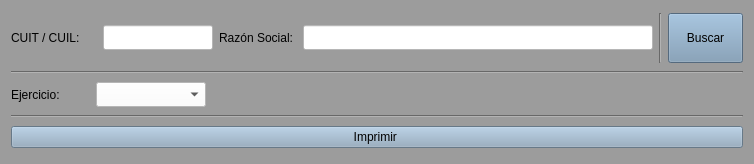
<?xml version="1.0" encoding="UTF-8"?>
<ui version="4.0">
 <class>form_reporte_diario_gral</class>
 <widget class="QWidget" name="form_reporte_diario_gral">
  <property name="geometry">
   <rect>
    <x>0</x>
    <y>0</y>
    <width>754</width>
    <height>164</height>
   </rect>
  </property>
  <property name="minimumSize">
   <size>
    <width>750</width>
    <height>164</height>
   </size>
  </property>
  <property name="maximumSize">
   <size>
    <width>754</width>
    <height>164</height>
   </size>
  </property>
  <property name="windowTitle">
   <string>Reporte Diario General</string>
  </property>
  <property name="styleSheet">
   <string notr="true">font: 10pt &quot;Liberation Sans&quot;;
color: rgb(0, 0, 0);
background-color: rgb(156, 156, 156);
selection-background-color: rgb(164, 190, 221);
selection-color: rgb(0, 0, 0);</string>
  </property>
  <layout class="QGridLayout" name="gridLayout">
   <item row="0" column="0">
    <layout class="QHBoxLayout" name="horizontalLayout_17">
     <item>
      <layout class="QHBoxLayout" name="horizontalLayout_15">
       <item>
        <widget class="QLabel" name="label_15">
         <property name="text">
          <string>CUIT / CUIL: </string>
         </property>
        </widget>
       </item>
       <item>
        <widget class="QLineEdit" name="lne_cuit">
         <property name="minimumSize">
          <size>
           <width>110</width>
           <height>25</height>
          </size>
         </property>
         <property name="maximumSize">
          <size>
           <width>110</width>
           <height>25</height>
          </size>
         </property>
         <property name="styleSheet">
          <string notr="true">background-color: rgb(255, 255, 255);
color: rgb(0, 0, 0);</string>
         </property>
         <property name="text">
          <string/>
         </property>
        </widget>
       </item>
      </layout>
     </item>
     <item>
      <layout class="QHBoxLayout" name="horizontalLayout_16">
       <item>
        <widget class="QLabel" name="label_16">
         <property name="text">
          <string>Razón Social: </string>
         </property>
        </widget>
       </item>
       <item>
        <widget class="QLineEdit" name="lne_razon_social">
         <property name="minimumSize">
          <size>
           <width>350</width>
           <height>25</height>
          </size>
         </property>
         <property name="maximumSize">
          <size>
           <width>350</width>
           <height>25</height>
          </size>
         </property>
         <property name="styleSheet">
          <string notr="true">background-color: rgb(255, 255, 255);
color: rgb(0, 0, 0);</string>
         </property>
        </widget>
       </item>
      </layout>
     </item>
     <item>
      <widget class="Line" name="line">
       <property name="orientation">
        <enum>Qt::Vertical</enum>
       </property>
      </widget>
     </item>
     <item>
      <widget class="QPushButton" name="btn_buscar">
       <property name="minimumSize">
        <size>
         <width>75</width>
         <height>50</height>
        </size>
       </property>
       <property name="maximumSize">
        <size>
         <width>75</width>
         <height>50</height>
        </size>
       </property>
       <property name="styleSheet">
        <string notr="true">background-color: rgb(119, 149, 177);</string>
       </property>
       <property name="text">
        <string>Buscar</string>
       </property>
      </widget>
     </item>
    </layout>
   </item>
   <item row="1" column="0">
    <widget class="Line" name="line_2">
     <property name="orientation">
      <enum>Qt::Horizontal</enum>
     </property>
    </widget>
   </item>
   <item row="2" column="0">
    <layout class="QGridLayout" name="gridLayout_4">
     <item row="0" column="23">
      <spacer name="horizontalSpacer_12">
       <property name="orientation">
        <enum>Qt::Horizontal</enum>
       </property>
       <property name="sizeHint" stdset="0">
        <size>
         <width>40</width>
         <height>20</height>
        </size>
       </property>
      </spacer>
     </item>
     <item row="0" column="18">
      <spacer name="horizontalSpacer_26">
       <property name="orientation">
        <enum>Qt::Horizontal</enum>
       </property>
       <property name="sizeHint" stdset="0">
        <size>
         <width>40</width>
         <height>20</height>
        </size>
       </property>
      </spacer>
     </item>
     <item row="0" column="6">
      <spacer name="horizontalSpacer_2">
       <property name="orientation">
        <enum>Qt::Horizontal</enum>
       </property>
       <property name="sizeHint" stdset="0">
        <size>
         <width>40</width>
         <height>20</height>
        </size>
       </property>
      </spacer>
     </item>
     <item row="0" column="12">
      <spacer name="horizontalSpacer_9">
       <property name="orientation">
        <enum>Qt::Horizontal</enum>
       </property>
       <property name="sizeHint" stdset="0">
        <size>
         <width>40</width>
         <height>20</height>
        </size>
       </property>
      </spacer>
     </item>
     <item row="0" column="26">
      <spacer name="horizontalSpacer_8">
       <property name="orientation">
        <enum>Qt::Horizontal</enum>
       </property>
       <property name="sizeHint" stdset="0">
        <size>
         <width>40</width>
         <height>20</height>
        </size>
       </property>
      </spacer>
     </item>
     <item row="0" column="28">
      <spacer name="horizontalSpacer_5">
       <property name="orientation">
        <enum>Qt::Horizontal</enum>
       </property>
       <property name="sizeHint" stdset="0">
        <size>
         <width>40</width>
         <height>20</height>
        </size>
       </property>
      </spacer>
     </item>
     <item row="0" column="29">
      <spacer name="horizontalSpacer_7">
       <property name="orientation">
        <enum>Qt::Horizontal</enum>
       </property>
       <property name="sizeHint" stdset="0">
        <size>
         <width>40</width>
         <height>20</height>
        </size>
       </property>
      </spacer>
     </item>
     <item row="0" column="30">
      <spacer name="horizontalSpacer_6">
       <property name="orientation">
        <enum>Qt::Horizontal</enum>
       </property>
       <property name="sizeHint" stdset="0">
        <size>
         <width>40</width>
         <height>20</height>
        </size>
       </property>
      </spacer>
     </item>
     <item row="0" column="31">
      <spacer name="horizontalSpacer_4">
       <property name="orientation">
        <enum>Qt::Horizontal</enum>
       </property>
       <property name="sizeHint" stdset="0">
        <size>
         <width>40</width>
         <height>20</height>
        </size>
       </property>
      </spacer>
     </item>
     <item row="0" column="32">
      <spacer name="horizontalSpacer_3">
       <property name="orientation">
        <enum>Qt::Horizontal</enum>
       </property>
       <property name="sizeHint" stdset="0">
        <size>
         <width>40</width>
         <height>20</height>
        </size>
       </property>
      </spacer>
     </item>
     <item row="0" column="33">
      <spacer name="horizontalSpacer">
       <property name="orientation">
        <enum>Qt::Horizontal</enum>
       </property>
       <property name="sizeHint" stdset="0">
        <size>
         <width>40</width>
         <height>20</height>
        </size>
       </property>
      </spacer>
     </item>
     <item row="0" column="9">
      <spacer name="horizontalSpacer_28">
       <property name="orientation">
        <enum>Qt::Horizontal</enum>
       </property>
       <property name="sizeHint" stdset="0">
        <size>
         <width>40</width>
         <height>20</height>
        </size>
       </property>
      </spacer>
     </item>
     <item row="0" column="1">
      <widget class="QLabel" name="label_21">
       <property name="minimumSize">
        <size>
         <width>60</width>
         <height>0</height>
        </size>
       </property>
       <property name="maximumSize">
        <size>
         <width>75</width>
         <height>16777215</height>
        </size>
       </property>
       <property name="text">
        <string>Ejercicio:</string>
       </property>
      </widget>
     </item>
     <item row="0" column="3">
      <widget class="QComboBox" name="cbx_ejercicio">
       <property name="minimumSize">
        <size>
         <width>110</width>
         <height>25</height>
        </size>
       </property>
       <property name="maximumSize">
        <size>
         <width>110</width>
         <height>25</height>
        </size>
       </property>
       <property name="styleSheet">
        <string notr="true">background-color: rgb(255, 255, 255);
color: rgb(0, 0, 0);</string>
       </property>
      </widget>
     </item>
     <item row="0" column="25">
      <spacer name="horizontalSpacer_10">
       <property name="orientation">
        <enum>Qt::Horizontal</enum>
       </property>
       <property name="sizeHint" stdset="0">
        <size>
         <width>40</width>
         <height>20</height>
        </size>
       </property>
      </spacer>
     </item>
     <item row="0" column="13">
      <spacer name="horizontalSpacer_22">
       <property name="orientation">
        <enum>Qt::Horizontal</enum>
       </property>
       <property name="sizeHint" stdset="0">
        <size>
         <width>40</width>
         <height>20</height>
        </size>
       </property>
      </spacer>
     </item>
     <item row="0" column="22">
      <spacer name="horizontalSpacer_21">
       <property name="orientation">
        <enum>Qt::Horizontal</enum>
       </property>
       <property name="sizeHint" stdset="0">
        <size>
         <width>40</width>
         <height>20</height>
        </size>
       </property>
      </spacer>
     </item>
     <item row="0" column="21">
      <spacer name="horizontalSpacer_18">
       <property name="orientation">
        <enum>Qt::Horizontal</enum>
       </property>
       <property name="sizeHint" stdset="0">
        <size>
         <width>40</width>
         <height>20</height>
        </size>
       </property>
      </spacer>
     </item>
     <item row="0" column="7">
      <spacer name="horizontalSpacer_27">
       <property name="orientation">
        <enum>Qt::Horizontal</enum>
       </property>
       <property name="sizeHint" stdset="0">
        <size>
         <width>40</width>
         <height>20</height>
        </size>
       </property>
      </spacer>
     </item>
     <item row="0" column="24">
      <spacer name="horizontalSpacer_14">
       <property name="orientation">
        <enum>Qt::Horizontal</enum>
       </property>
       <property name="sizeHint" stdset="0">
        <size>
         <width>40</width>
         <height>20</height>
        </size>
       </property>
      </spacer>
     </item>
     <item row="0" column="27">
      <spacer name="horizontalSpacer_13">
       <property name="orientation">
        <enum>Qt::Horizontal</enum>
       </property>
       <property name="sizeHint" stdset="0">
        <size>
         <width>40</width>
         <height>20</height>
        </size>
       </property>
      </spacer>
     </item>
     <item row="0" column="14">
      <spacer name="horizontalSpacer_25">
       <property name="orientation">
        <enum>Qt::Horizontal</enum>
       </property>
       <property name="sizeHint" stdset="0">
        <size>
         <width>40</width>
         <height>20</height>
        </size>
       </property>
      </spacer>
     </item>
     <item row="0" column="11">
      <spacer name="horizontalSpacer_15">
       <property name="orientation">
        <enum>Qt::Horizontal</enum>
       </property>
       <property name="sizeHint" stdset="0">
        <size>
         <width>40</width>
         <height>20</height>
        </size>
       </property>
      </spacer>
     </item>
     <item row="0" column="19">
      <spacer name="horizontalSpacer_17">
       <property name="orientation">
        <enum>Qt::Horizontal</enum>
       </property>
       <property name="sizeHint" stdset="0">
        <size>
         <width>40</width>
         <height>20</height>
        </size>
       </property>
      </spacer>
     </item>
     <item row="0" column="16">
      <spacer name="horizontalSpacer_24">
       <property name="orientation">
        <enum>Qt::Horizontal</enum>
       </property>
       <property name="sizeHint" stdset="0">
        <size>
         <width>40</width>
         <height>20</height>
        </size>
       </property>
      </spacer>
     </item>
     <item row="0" column="15">
      <spacer name="horizontalSpacer_23">
       <property name="orientation">
        <enum>Qt::Horizontal</enum>
       </property>
       <property name="sizeHint" stdset="0">
        <size>
         <width>40</width>
         <height>20</height>
        </size>
       </property>
      </spacer>
     </item>
     <item row="0" column="2">
      <spacer name="horizontalSpacer_11">
       <property name="orientation">
        <enum>Qt::Horizontal</enum>
       </property>
       <property name="sizeHint" stdset="0">
        <size>
         <width>40</width>
         <height>20</height>
        </size>
       </property>
      </spacer>
     </item>
     <item row="0" column="17">
      <spacer name="horizontalSpacer_20">
       <property name="orientation">
        <enum>Qt::Horizontal</enum>
       </property>
       <property name="sizeHint" stdset="0">
        <size>
         <width>40</width>
         <height>20</height>
        </size>
       </property>
      </spacer>
     </item>
     <item row="0" column="8">
      <spacer name="horizontalSpacer_19">
       <property name="orientation">
        <enum>Qt::Horizontal</enum>
       </property>
       <property name="sizeHint" stdset="0">
        <size>
         <width>40</width>
         <height>20</height>
        </size>
       </property>
      </spacer>
     </item>
     <item row="0" column="20">
      <spacer name="horizontalSpacer_16">
       <property name="orientation">
        <enum>Qt::Horizontal</enum>
       </property>
       <property name="sizeHint" stdset="0">
        <size>
         <width>40</width>
         <height>20</height>
        </size>
       </property>
      </spacer>
     </item>
     <item row="0" column="10">
      <spacer name="horizontalSpacer_29">
       <property name="orientation">
        <enum>Qt::Horizontal</enum>
       </property>
       <property name="sizeHint" stdset="0">
        <size>
         <width>40</width>
         <height>20</height>
        </size>
       </property>
      </spacer>
     </item>
    </layout>
   </item>
   <item row="4" column="0">
    <widget class="QPushButton" name="btn_imprimir">
     <property name="styleSheet">
      <string notr="true">background-color: rgb(144, 169, 191);</string>
     </property>
     <property name="text">
      <string>Imprimir </string>
     </property>
    </widget>
   </item>
   <item row="3" column="0">
    <widget class="Line" name="line_3">
     <property name="orientation">
      <enum>Qt::Horizontal</enum>
     </property>
    </widget>
   </item>
  </layout>
 </widget>
 <tabstops>
  <tabstop>lne_cuit</tabstop>
  <tabstop>lne_razon_social</tabstop>
  <tabstop>btn_buscar</tabstop>
  <tabstop>cbx_ejercicio</tabstop>
  <tabstop>btn_imprimir</tabstop>
 </tabstops>
 <resources/>
 <connections/>
</ui>
